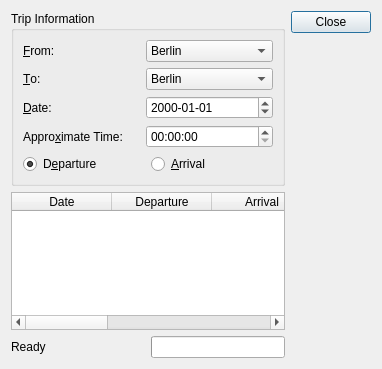
<ui version="4.0">
 <class>TripPlanner</class>
 <widget class="QDialog" name="TripPlanner" >
  <property name="geometry" >
   <rect>
    <x>0</x>
    <y>0</y>
    <width>382</width>
    <height>369</height>
   </rect>
  </property>
  <property name="windowTitle" >
   <string>Trip Planner</string>
  </property>
  <layout class="QGridLayout" >
   <item row="0" column="0" >
    <widget class="QGroupBox" name="tripInfoGroupBox" >
     <property name="title" >
      <string>Trip Information</string>
     </property>
     <layout class="QGridLayout" >
      <item row="3" column="0" >
       <widget class="QLabel" name="timeLabel" >
        <property name="text" >
         <string>Appro&amp;ximate Time:</string>
        </property>
        <property name="buddy" >
         <cstring>timeEdit</cstring>
        </property>
       </widget>
      </item>
      <item row="2" column="1" >
       <widget class="QDateTimeEdit" name="dateEdit" >
        <property name="displayFormat" >
         <string>yyyy-MM-dd</string>
        </property>
       </widget>
      </item>
      <item row="3" column="1" >
       <widget class="QDateTimeEdit" name="timeEdit" >
        <property name="displayFormat" >
         <string>hh:mm:ss</string>
        </property>
       </widget>
      </item>
      <item row="2" column="0" >
       <widget class="QLabel" name="dateLabel" >
        <property name="text" >
         <string>&amp;Date:</string>
        </property>
        <property name="buddy" >
         <cstring>dateEdit</cstring>
        </property>
       </widget>
      </item>
      <item row="1" column="0" >
       <widget class="QLabel" name="toLabel" >
        <property name="text" >
         <string>&amp;To:</string>
        </property>
        <property name="buddy" >
         <cstring>toComboBox</cstring>
        </property>
       </widget>
      </item>
      <item row="4" column="0" colspan="2" >
       <layout class="QHBoxLayout" >
        <item>
         <widget class="QRadioButton" name="departureRadioButton" >
          <property name="text" >
           <string>D&amp;eparture</string>
          </property>
          <property name="shortcut" >
           <string>Alt+E</string>
          </property>
          <property name="checked" >
           <bool>true</bool>
          </property>
         </widget>
        </item>
        <item>
         <widget class="QRadioButton" name="arrivalRadioButton" >
          <property name="text" >
           <string>&amp;Arrival</string>
          </property>
          <property name="shortcut" >
           <string>Alt+A</string>
          </property>
         </widget>
        </item>
       </layout>
      </item>
      <item row="0" column="1" >
       <widget class="QComboBox" name="fromComboBox" >
        <property name="currentIndex" >
         <number>0</number>
        </property>
        <item>
         <property name="text" >
          <string>Berlin</string>
         </property>
        </item>
        <item>
         <property name="text" >
          <string>Bonn</string>
         </property>
        </item>
        <item>
         <property name="text" >
          <string>Bremen</string>
         </property>
        </item>
        <item>
         <property name="text" >
          <string>Dresden</string>
         </property>
        </item>
        <item>
         <property name="text" >
          <string>Düsseldorf</string>
         </property>
        </item>
        <item>
         <property name="text" >
          <string>Dortmund</string>
         </property>
        </item>
        <item>
         <property name="text" >
          <string>Frankfurt am Main</string>
         </property>
        </item>
        <item>
         <property name="text" >
          <string>Hannover</string>
         </property>
        </item>
        <item>
         <property name="text" >
          <string>Hamburg</string>
         </property>
        </item>
        <item>
         <property name="text" >
          <string>München</string>
         </property>
        </item>
        <item>
         <property name="text" >
          <string>Nürnberg</string>
         </property>
        </item>
        <item>
         <property name="text" >
          <string>Rostock</string>
         </property>
        </item>
        <item>
         <property name="text" >
          <string>Stuttgart</string>
         </property>
        </item>
       </widget>
      </item>
      <item row="1" column="1" >
       <widget class="QComboBox" name="toComboBox" >
        <property name="currentIndex" >
         <number>0</number>
        </property>
        <item>
         <property name="text" >
          <string>Berlin</string>
         </property>
        </item>
        <item>
         <property name="text" >
          <string>Bonn</string>
         </property>
        </item>
        <item>
         <property name="text" >
          <string>Bremen</string>
         </property>
        </item>
        <item>
         <property name="text" >
          <string>Dresden</string>
         </property>
        </item>
        <item>
         <property name="text" >
          <string>Düsseldorf</string>
         </property>
        </item>
        <item>
         <property name="text" >
          <string>Dortmund</string>
         </property>
        </item>
        <item>
         <property name="text" >
          <string>Frankfurt am Main</string>
         </property>
        </item>
        <item>
         <property name="text" >
          <string>Hannover</string>
         </property>
        </item>
        <item>
         <property name="text" >
          <string>Hamburg</string>
         </property>
        </item>
        <item>
         <property name="text" >
          <string>München</string>
         </property>
        </item>
        <item>
         <property name="text" >
          <string>Nürnberg</string>
         </property>
        </item>
        <item>
         <property name="text" >
          <string>Rostock</string>
         </property>
        </item>
        <item>
         <property name="text" >
          <string>Stuttgart</string>
         </property>
        </item>
       </widget>
      </item>
      <item row="0" column="0" >
       <widget class="QLabel" name="fromLabel" >
        <property name="text" >
         <string>&amp;From:</string>
        </property>
        <property name="buddy" >
         <cstring>fromComboBox</cstring>
        </property>
       </widget>
      </item>
     </layout>
    </widget>
   </item>
   <item rowspan="3" row="0" column="1" >
    <widget class="QDialogButtonBox" name="buttonBox" >
     <property name="orientation" >
      <enum>Qt::Vertical</enum>
     </property>
     <property name="standardButtons" >
      <set>QDialogButtonBox::Close</set>
     </property>
    </widget>
   </item>
   <item row="1" column="0" >
    <widget class="QTableWidget" name="tableWidget" >
     <property name="columnCount" >
      <number>6</number>
     </property>
     <column>
      <property name="text" >
       <string>Date</string>
      </property>
     </column>
     <column>
      <property name="text" >
       <string>Departure</string>
      </property>
     </column>
     <column>
      <property name="text" >
       <string>Arrival</string>
      </property>
     </column>
     <column>
      <property name="text" >
       <string>Duration</string>
      </property>
     </column>
     <column>
      <property name="text" >
       <string>Changes</string>
      </property>
     </column>
     <column>
      <property name="text" >
       <string>Train type</string>
      </property>
     </column>
    </widget>
   </item>
   <item row="2" column="0" >
    <layout class="QHBoxLayout" >
     <item>
      <widget class="QLabel" name="statusLabel" >
       <property name="sizePolicy" >
        <sizepolicy vsizetype="Preferred" hsizetype="Expanding" >
         <horstretch>0</horstretch>
         <verstretch>0</verstretch>
        </sizepolicy>
       </property>
       <property name="text" >
        <string>Ready</string>
       </property>
      </widget>
     </item>
     <item>
      <widget class="QProgressBar" name="progressBar" >
       <property name="minimum" >
        <number>0</number>
       </property>
       <property name="maximum" >
        <number>100</number>
       </property>
       <property name="orientation" >
        <enum>Qt::Horizontal</enum>
       </property>
      </widget>
     </item>
    </layout>
   </item>
  </layout>
 </widget>
 <resources/>
 <connections/>
</ui>
